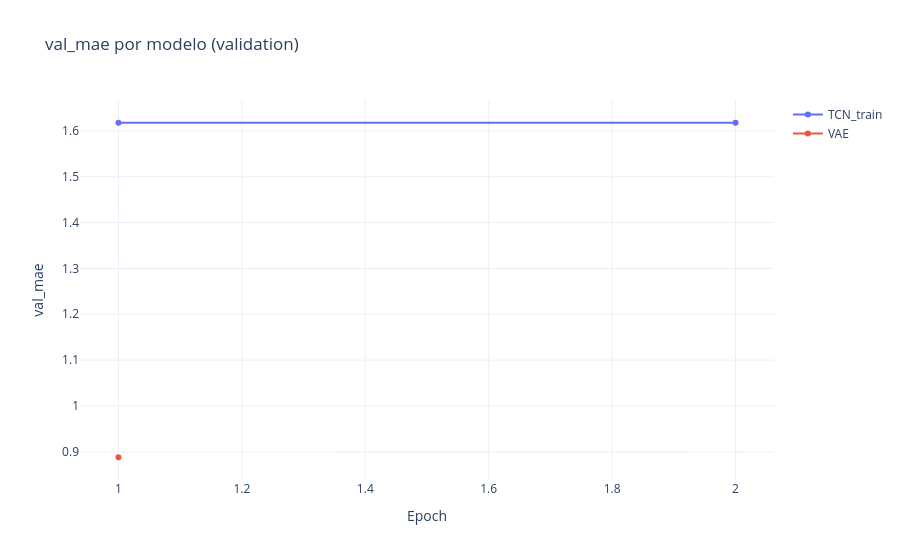
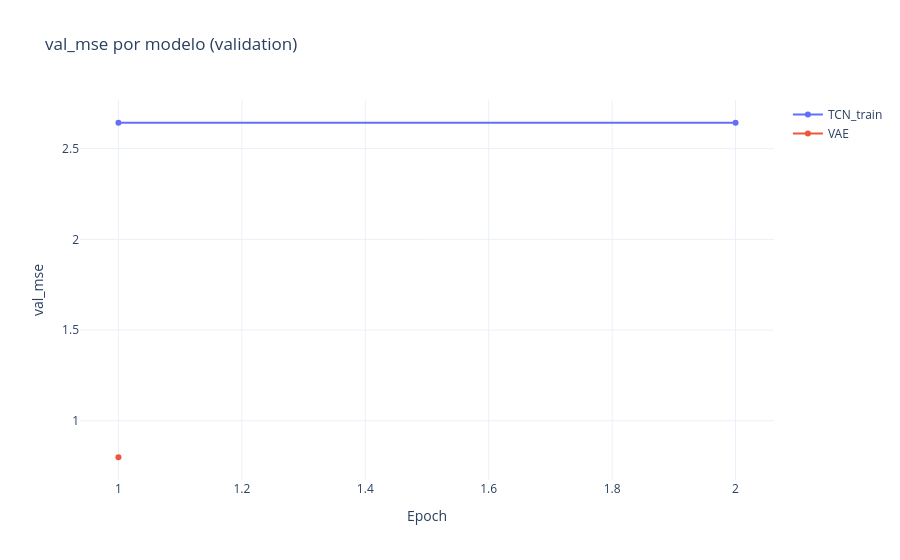
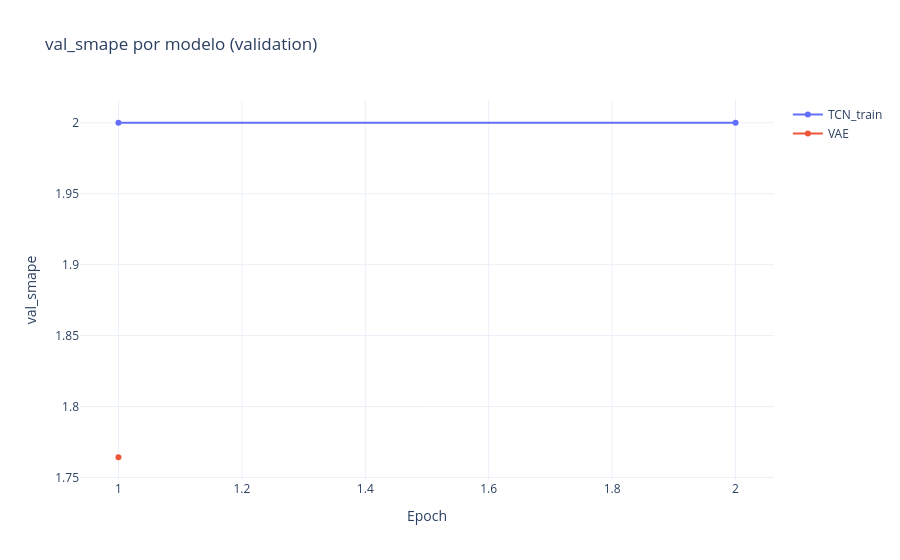

Notebook source saved alongside these figures, in order:
### Markdown cell above
## Métricas centralizadas

### Code cell
from src.pipelines.metrics import CentralMetricsStore

# Plota as m?tricas de valida??o e teste j? registradas pelos modelos
figs_val = CentralMetricsStore.plot_all_metrics(split="validation")
figs_test = CentralMetricsStore.plot_all_metrics(split="test")

for fig in figs_val.values():
    fig.show()

for fig in figs_test.values():
    fig.show()

### Figure 1 — Plotly figure (JSON) as saved in the notebook; plotly's stock layout.template omitted (floating-point values rounded to 4 significant figures)
{"data": [{"mode": "lines+markers", "name": "TCN_train", "type": "scatter", "x": [1, 2], "y": [1.618, 1.618]}, {"mode": "lines+markers", "name": "VAE", "type": "scatter", "x": [1], "y": [0.8883]}], "layout": {"title": {"text": "val_mae por modelo (validation)"}, "xaxis": {"title": {"text": "Epoch"}}, "yaxis": {"title": {"text": "val_mae"}}}}

### Figure 2 — Plotly figure (JSON) as saved in the notebook; plotly's stock layout.template omitted (floating-point values rounded to 4 significant figures)
{"data": [{"mode": "lines+markers", "name": "TCN_train", "type": "scatter", "x": [1, 2], "y": [2.643, 2.643]}, {"mode": "lines+markers", "name": "VAE", "type": "scatter", "x": [1], "y": [0.7993]}], "layout": {"title": {"text": "val_mse por modelo (validation)"}, "xaxis": {"title": {"text": "Epoch"}}, "yaxis": {"title": {"text": "val_mse"}}}}

### Figure 3 — Plotly figure (JSON) as saved in the notebook; plotly's stock layout.template omitted (floating-point values rounded to 4 significant figures)
{"data": [{"mode": "lines+markers", "name": "TCN_train", "type": "scatter", "x": [1, 2], "y": [2, 2]}, {"mode": "lines+markers", "name": "VAE", "type": "scatter", "x": [1], "y": [1.764]}], "layout": {"title": {"text": "val_smape por modelo (validation)"}, "xaxis": {"title": {"text": "Epoch"}}, "yaxis": {"title": {"text": "val_smape"}}}}
